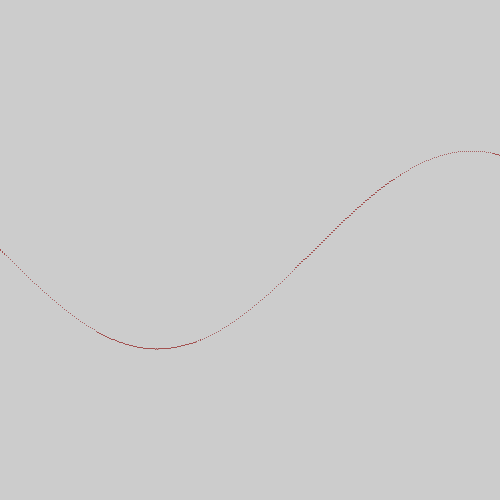
Frame 1 (no input)
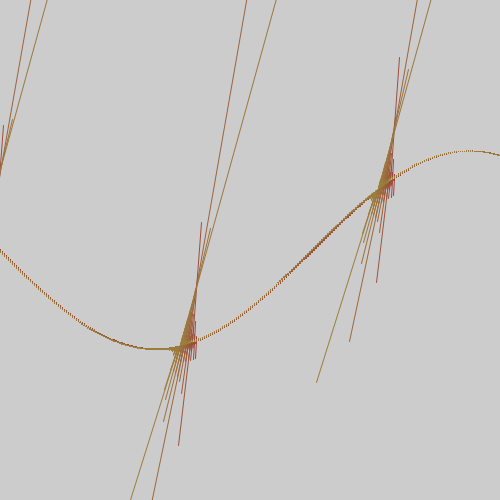
Frame 60 (the mouse pressed at the canvas centre just before this capture)
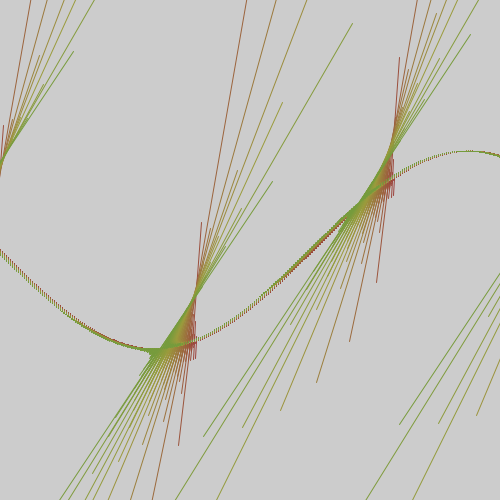
Frame 120 (the mouse held since frame 60 and released just before this capture)

The Processing sketch that drew these frames (run headless with seeded random() and noise(); from frame 60 on, the mouse is pressed at the canvas centre):

// Processing sketch: ColorSwirl
// ── ColorSwirl.pde
float a,f,inc=PI/99;
void setup(){size(500,500);colorMode(HSB,255);clear();}
void draw(){f+=.005;a=f;
 stroke(f*99%255,155,155);
 for(int i=-100;i<600;i=i+2){
  push();
  translate(i,250+sin((i+f*9)/100f)*99);
  rotate(f);
  line(0,0,0,tan(a)*(f%9));
   a=a+inc;
   pop();}
}//#p5t
